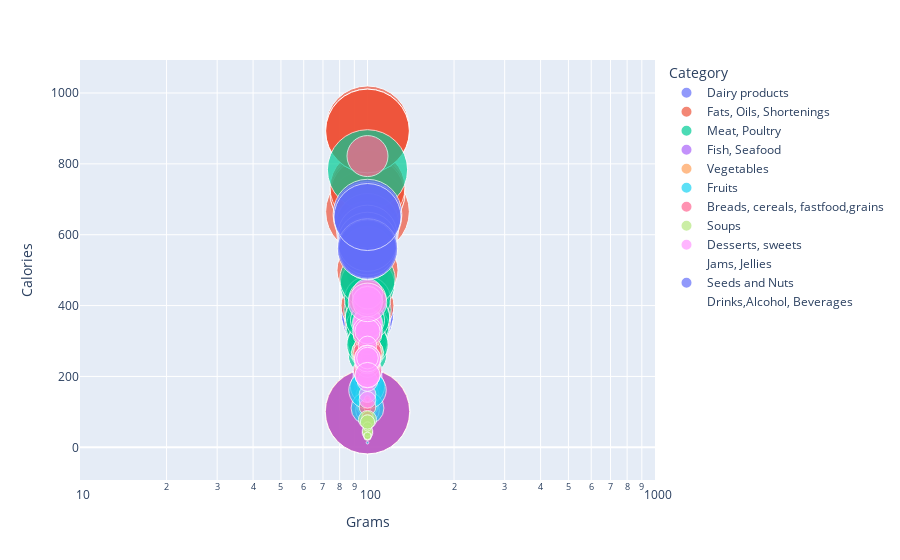

The code cell stored with this chart in its notebook:
### Code cell
# Example for a plotly express graph:

fig = px.scatter(
    base_df,
    x="Grams",
    y="Calories",
    size="Fat",
    color="Category",
    hover_name="Protein",
    log_x=True,
    size_max=60,
)
fig

### Figure 1 — Plotly figure (JSON) as saved in the notebook; plotly's stock layout.template omitted (floating-point values rounded to 4 significant figures)
{"data": [{"hovertemplate": "<b>%{hovertext}</b><br><br>Category=Dairy products<br>Grams=%{x}<br>Calories=%{y}<br>Fat=%{marker.size}<extra></extra>", "hovertext": [3.3, 3.7, 3.7, 6.3, 6.3, 26.2, 35.3, 35.3, 3.3, 4.4, 3.2, 7.2, 3.6, 5.2, 3.2, 4.7, 3.3, 1.7, 13.3, 16.9, 23.5, 25, 7.1, 25, 21.4, 25, 12, 10.2], "legendgroup": "Dairy products", "marker": {"color": "#636efa", "size": [4.1, 0, 2, 7.9, 3, 27.2, 0, 0, 4.1, 4.4, 4.4, 1.6, 4, 5.6, 9.6, 5.3, 12.5, 37, 4.9, 0, 35.3, 33.9, 39.3, 32.1, 32.1, 28.6, 12, 12.5], "sizemode": "area", "sizeref": 0.02853, "symbol": "circle"}, "mode": "markers", "name": "Dairy products", "orientation": "v", "showlegend": true, "type": "scatter", "x": [100, 100, 100, 100, 100, 100, 100, 100, 100, 100, 100, 100, 100, 100, 100, 100, 100, 100, 100, 100, 100, 100, 100, 100, 100, 100, 100, 100], "xaxis": "x", "y": [67.6, 36.6, 51.6, 136.9, 96.8, 500, 341.2, 341.2, 67.6, 127.8, 93.3, 51.2, 110.9, 114.9, 159.6, 144.7, 141.7, 361.3, 106.7, 86.7, 411.8, 403.6, 375, 375, 375, 375, 150, 171.9], "yaxis": "y"}, {"hovertemplate": "<b>%{hovertext}</b><br><br>Category=Fats, Oils, Shortenings<br>Grams=%{x}<br>Calories=%{y}<br>Fat=%{marker.size}<extra></extra>", "hovertext": [17.6, 0, 101.8, 101.8, 0, 0, 0, 0, 0, 0, 0, 0, 0, 0], "legendgroup": "Fats, Oils, Shortenings", "marker": {"color": "#EF553B", "size": [29.4, 78.6, 102.7, 102.7, 100, 100, 81.3, 78.6, 80, 100, 100, 100, 40, 53.3], "sizemode": "area", "sizeref": 0.02853, "symbol": "circle"}, "mode": "markers", "name": "Fats, Oils, Shortenings", "orientation": "v", "showlegend": true, "type": "scatter", "x": [100, 100, 100, 100, 100, 100, 100, 100, 100, 100, 100, 100, 100, 100], "xaxis": "x", "y": [352.9, 714.3, 100.9, 100.9, 665, 901.8, 719.6, 714.3, 733.3, 892.9, 892.9, 892.9, 400, 500], "yaxis": "y"}, {"hovertemplate": "<b>%{hovertext}</b><br><br>Category=Meat, Poultry<br>Grams=%{x}<br>Calories=%{y}<br>Fat=%{marker.size}<extra></extra>", "hovertext": [5, 25, 27.1, 24.7, 28.2, 18.8, 23.5, 28.2, 25.9, 14.1, 33.9, 7.9, 6.4, 27.1, 29.4, 25, 22, 16, 20.9, 23.3, 21.2, 16, 18.8, 22.8, 14, 24.7, 18, 27, 27.1, 15.3], "legendgroup": "Meat, Poultry", "marker": {"color": "#00cc96", "size": [91.7, 50, 18.8, 20, 11.8, 42.4, 31.8, 14.1, 11.8, 9.4, 7.1, 12.3, 4.3, 10.6, 17.6, 20, 14, 28, 30.4, 16.3, 27.1, 21, 25.9, 22.8, 24.6, 28.2, 44, 15, 10.6, 16.5], "sizemode": "area", "sizeref": 0.02853, "symbol": "circle"}, "mode": "markers", "name": "Meat, Poultry", "orientation": "v", "showlegend": true, "type": "scatter", "x": [100, 100, 100, 100, 100, 100, 100, 100, 100, 100, 100, 100, 100, 100, 100, 100, 100, 100, 100, 100, 100, 100, 100, 100, 100, 100, 100, 100, 100, 100], "xaxis": "x", "y": [783.3, 593.8, 288.2, 288.2, 217.6, 458.8, 388.2, 258.8, 217.6, 141.2, 205.4, 211.5, 78.7, 217.6, 288.2, 290, 140, 370, 417.4, 365.1, 335.3, 260, 341.2, 298.2, 289.5, 364.7, 475, 265, 217.6, 358.8], "yaxis": "y"}, {"hovertemplate": "<b>%{hovertext}</b><br><br>Category=Fish, Seafood<br>Grams=%{x}<br>Calories=%{y}<br>Fat=%{marker.size}<extra></extra>", "hovertext": [14.1, 28, 16.5, 17, 30, 18.8, 26, 22, 18, 21.2, 100.9, 22.4, 20, 25.9, 18, 23.5, 27.1, 27, 29.4], "legendgroup": "Fish, Seafood", "marker": {"color": "#ab63fa", "size": [1.2, 5, 2.4, 8.9, 8, 5.9, 8, 13, 1, 10.6, 101.3, 7.1, 5.9, 10.6, 8, 11.8, 1.2, 6, 8.2], "sizemode": "area", "sizeref": 0.02853, "symbol": "circle"}, "mode": "markers", "name": "Fish, Seafood", "orientation": "v", "showlegend": true, "type": "scatter", "x": [100, 100, 100, 100, 100, 100, 100, 100, 100, 100, 100, 100, 100, 100, 100, 100, 100, 100, 100], "xaxis": "x", "y": [102.4, 170, 105.9, 178.6, 200, 158.8, 182, 211, 92, 182.4, 100.4, 147.1, 141.2, 211.8, 104, 200, 129.4, 180, 200], "yaxis": "y"}, {"hovertemplate": "<b>%{hovertext}</b><br><br>Category=Vegetables<br>Grams=%{x}<br>Calories=%{y}<br>Fat=%{marker.size}<extra></extra>", "hovertext": [2, 1, 0.8, 5, 8.3, 5.5, 5.8, 2, 2, 7.3, 3.3, 4.6, 0.7, 1.2, 0.7, 0.9, 0, 2.5, 1, 2.5, 1.3, 3.3, 3, 2.5, 0, 2.8, 1.1, 1.8, 3.6, 1.4, 3.3, 7.5, 1, 0, 1.7, 2.1, 1, 1, 0, 0, 1.3, 3, 5, 5, 8, 3, 0, 1, 12.7, 2, 0, 2, 4, 6, 2, 5, 0, 0, 11, 3, 0.5, 2, 1.8, 1.1, 0.8, 0.7, 0.8, 0, 2.8, 0.6], "legendgroup": "Vegetables", "marker": {"color": "#FFA15A", "size": [0, 0, 0, 0, 0, 3, 0.4, 0, 0, 0, 0, 0, 0, 0, 0, 0, 0, 0, 0, 0, 0, 0, 1, 0, 0, 0.6, 0, 0, 0.9, 0, 0, 0, 0, 0, 0, 0, 0, 0, 0, 0, 0.6, 0, 0, 0, 0, 0, 0, 0, 6, 0, 11.7, 6, 14, 8, 0, 35, 0, 0, 5.5, 0, 0, 0, 0.9, 3.4, 0, 0, 0, 0, 0.7, 0], "sizemode": "area", "sizeref": 0.02853, "symbol": "circle"}, "mode": "markers", "name": "Vegetables", "orientation": "v", "showlegend": true, "type": "scatter", "x": [100, 100, 100, 100, 100, 100, 100, 100, 100, 100, 100, 100, 100, 100, 100, 100, 100, 100, 100, 100, 100, 100, 100, 100, 100, 100, 100, 100, 100, 100, 100, 100, 100, 100, 100, 100, 100, 100, 100, 100, 100, 100, 100, 100, 100, 100, 100, 100, 100, 100, 100, 100, 100, 100, 100, 100, 100, 100, 100, 100, 100, 100, 100, 100, 100, 100, 100, 100, 100, 100], "xaxis": "x", "y": [60, 18.8, 20, 87.5, 135.4, 125, 88.5, 34, 27, 0.6, 30, 46.2, 21.3, 23.5, 30, 40.9, 40, 25, 20, 12.5, 20, 34, 92, 85, 12, 44.4, 16.7, 17.5, 40.9, 28.6, 32, 106, 14, 13, 10, 21.4, 32, 38.1, 44, 4, 61.3, 66, 70, 68, 115, 53, 26.3, 25, 170, 100, 258.3, 115, 268, 145, 80, 550, 20, 32, 130, 26, 16.7, 47.5, 140.9, 134.3, 20.8, 20, 20.8, 88.2, 31, 25.8], "yaxis": "y"}, {"hovertemplate": "<b>%{hovertext}</b><br><br>Category=Fruits<br>Grams=%{x}<br>Calories=%{y}<br>Fat=%{marker.size}<extra></extra>", "hovertext": [2, 0, 0, 0, 0, 0.8, 5.3, 0.9, 0.4, 1.9, 0.7, 1.4, 0.4, 0.3, 0.8, 0.9, 0, 2.2, 4.8, 1.8, 0.9, 0.4, 0.4, 0.4, 0.4, 0.7, 0.6, 0.4, 0, 0, 0, 1.5, 1.5, 1.1, 0.8, 1, 0.5, 0.4, 0.9, 0.4, 0.5, 0.8, 0, 0.4, 0.7, 0.4, 0.4, 0, 1.1, 0.4, 2.3, 0, 0, 0.4, 0.4, 0, 0.9, 0.2], "legendgroup": "Fruits", "marker": {"color": "#19d3f3", "size": [0, 0, 0, 0, 0, 0, 0, 0, 0, 16.7, 0, 0.7, 0, 0, 0.4, 0, 0, 0, 0, 0, 0, 0, 0, 0, 0, 0, 0, 0, 0, 0, 0, 15.4, 20, 0, 0, 0, 0, 0, 0, 0, 0.5, 0, 0, 0, 0, 0, 0, 0, 0.4, 0, 0, 0, 0, 0, 0, 0, 0, 0.1], "sizemode": "area", "sizeref": 0.02853, "symbol": "circle"}, "mode": "markers", "name": "Fruits", "orientation": "v", "showlegend": true, "type": "scatter", "x": [100, 100, 100, 100, 100, 100, 100, 100, 100, 100, 100, 100, 100, 100, 100, 100, 100, 100, 100, 100, 100, 100, 100, 100, 100, 100, 100, 100, 100, 100, 100, 100, 100, 100, 100, 100, 100, 100, 100, 100, 100, 100, 100, 100, 100, 100, 100, 100, 100, 100, 100, 100, 100, 100, 100, 100, 100, 100], "xaxis": "x", "y": [18, 50, 14, 53.8, 41.7, 88, 293.3, 48.2, 56, 171.3, 56.7, 59, 98, 10.5, 38.9, 57, 191.3, 283.7, 285.7, 78.9, 113, 76.2, 68, 17.5, 40, 45.8, 62.5, 64, 24, 195.5, 185.8, 110.8, 161.5, 33.3, 44.8, 157.1, 37.5, 77.8, 30.7, 76.5, 54.9, 60, 77.9, 78.8, 53.6, 48, 72.3, 50, 111.1, 70.8, 261.4, 100, 57, 142.6, 106.6, 36.2, 35.1, 13], "yaxis": "y"}, {"hovertemplate": "<b>%{hovertext}</b><br><br>Category=Breads, cereals, fastfood,grains<br>Grams=%{x}<br>Calories=%{y}<br>Fat=%{marker.size}<extra></extra>", "hovertext": [7.9, 12, 8.7, 8.7, 8.6, 10.6, 8.7, 6, 8, 3.3, 7.6, 7.1, 9.1, 1.3, 35.5, 10.9, 10.8, 3.6, 8.2, 8.3, 4.4, 2.1, 6.5, 6.5, 10.7, 10.7, 0, 3.6, 7.2, 7.5, 7.3, 6.7, 12, 6, 7.9, 10, 5.2, 2.4, 1.6, 10.7, 10.7, 25, 30.8, 13.3, 6], "legendgroup": "Breads, cereals, fastfood,grains", "marker": {"color": "#FF6692", "size": [10.5, 0, 4.3, 4.3, 3.3, 3.1, 4.3, 8, 0, 0, 3.4, 7.1, 9.1, 0, 20, 0.9, 1.7, 0.7, 11.4, 10.4, 1.3, 1.3, 8.3, 8.3, 8, 25, 0, 0, 1.4, 0, 0, 0, 12, 24, 5.3, 2.5, 4, 2, 1.6, 3.6, 12, 10.3, 10.8, 3.3, 0.5], "sizemode": "area", "sizeref": 0.02853, "symbol": "circle"}, "mode": "markers", "name": "Breads, cereals, fastfood,grains", "orientation": "v", "showlegend": true, "type": "scatter", "x": [100, 100, 100, 100, 100, 100, 100, 100, 100, 100, 100, 100, 100, 100, 100, 100, 100, 100, 100, 100, 100, 100, 100, 100, 100, 100, 100, 100, 100, 100, 100, 100, 100, 100, 100, 100, 100, 100, 100, 100, 100, 100, 100, 100, 100], "xaxis": "x", "y": [342.1, 468, 260.9, 239.1, 269.8, 242.3, 239.1, 200, 440, 49.6, 305.1, 392.9, 409.1, 44.1, 418.2, 363.6, 325, 110.7, 215.9, 281.3, 125, 63.6, 231.5, 231.5, 240, 542.9, 392.9, 375, 359.6, 362, 362.3, 383.3, 264, 822, 302.6, 255, 114, 84, 86.8, 357.1, 320, 360.3, 400, 343.3, 137.5], "yaxis": "y"}, {"hovertemplate": "<b>%{hovertext}</b><br><br>Category=Soups<br>Grams=%{x}<br>Calories=%{y}<br>Fat=%{marker.size}<extra></extra>", "hovertext": [3.2, 2.4, 2.1, 1.6, 2, 2.7, 2.4, 3.2, 2.4, 1.6], "legendgroup": "Soups", "marker": {"color": "#B6E880", "size": [2, 1.6, 0, 0.8, 0.8, 4.7, 1.6, 1.2, 2.9, 0.8], "sizemode": "area", "sizeref": 0.02853, "symbol": "circle"}, "mode": "markers", "name": "Soups", "orientation": "v", "showlegend": true, "type": "scatter", "x": [100, 100, 100, 100, 100, 100, 100, 100, 100, 100], "xaxis": "x", "y": [76, 40, 10, 30, 33.3, 78.4, 46, 58.8, 71.4, 32], "yaxis": "y"}, {"hovertemplate": "<b>%{hovertext}</b><br><br>Category=Desserts, sweets<br>Grams=%{x}<br>Calories=%{y}<br>Fat=%{marker.size}<extra></extra>", "hovertext": [1, 5.5, 7.5, 4.2, 6, 6.7, 3.6, 7.3, 7.5, 0, 0, 0, 0, 3.3, 3.6, 0, 6.1, 1.7, 0, 0, 2.2, 2.2, 5.4, 3.3, 2.2, 3.8, 0, 0, 4], "legendgroup": "Desserts, sweets", "marker": {"color": "#FF97FF", "size": [4, 6, 0, 11.7, 6, 13.3, 12.7, 9.1, 5, 12, 13.3, 13.3, 0, 0, 10.7, 0, 21.2, 0, 0, 0, 9.6, 9.6, 8.5, 10, 6.7, 9.2, 0, 0, 4], "sizemode": "area", "sizeref": 0.02853, "symbol": "circle"}, "mode": "markers", "name": "Desserts, sweets", "orientation": "v", "showlegend": true, "type": "scatter", "x": [100, 100, 100, 100, 100, 100, 100, 100, 100, 100, 100, 100, 100, 100, 100, 100, 100, 100, 100, 100, 100, 100, 100, 100, 100, 100, 100, 100, 100], "xaxis": "x", "y": [150, 187, 275, 350, 320, 350, 327.3, 327.3, 287.5, 416, 433.3, 411.1, 321.4, 326.7, 517.9, 200, 409.1, 64.9, 83.3, 78, 244.4, 251.9, 203.8, 250, 251.9, 203.8, 385, 416.7, 134], "yaxis": "y"}, {"hovertemplate": "<b>%{hovertext}</b><br><br>Category=Jams, Jellies<br>Grams=%{x}<br>Calories=%{y}<br>Fat=%{marker.size}<extra></extra>", "hovertext": [0, 0, 0, 0, 0, 0, 0, 0], "legendgroup": "Jams, Jellies", "marker": {"color": "#FECB52", "size": [0, 0, 0, 0, 0, 0, 0, 0], "sizemode": "area", "sizeref": 0.02853, "symbol": "circle"}, "mode": "markers", "name": "Jams, Jellies", "orientation": "v", "showlegend": true, "type": "scatter", "x": [100, 100, 100, 100, 100, 100, 100, 100], "xaxis": "x", "y": [285.7, 275, 250, 225, 250, 370.5, 250, 275], "yaxis": "y"}, {"hovertemplate": "<b>%{hovertext}</b><br><br>Category=Seeds and Nuts<br>Grams=%{x}<br>Calories=%{y}<br>Fat=%{marker.size}<extra></extra>", "hovertext": [18.6, 18.6, 14.3, 17.1, 2, 24, 26, 26, 9.6, 18, 24, 14], "legendgroup": "Seeds and Nuts", "marker": {"color": "#636efa", "size": [54.3, 57.1, 67.1, 45.7, 40, 50, 48, 50, 67.3, 48, 52, 64], "sizemode": "area", "sizeref": 0.02853, "symbol": "circle"}, "mode": "markers", "name": "Seeds and Nuts", "orientation": "v", "showlegend": true, "type": "scatter", "x": [100, 100, 100, 100, 100, 100, 100, 100, 100, 100, 100, 100], "xaxis": "x", "y": [607.1, 627.1, 652.9, 560, 548, 600, 568, 580, 659.6, 560, 560, 650], "yaxis": "y"}, {"hovertemplate": "<b>%{hovertext}</b><br><br>Category=Drinks,Alcohol, Beverages<br>Grams=%{x}<br>Calories=%{y}<br>Fat=%{marker.size}<extra></extra>", "hovertext": [0, 0, 0, 0, 0, 0, 0, 0, 0, 0, 0, 0], "legendgroup": "Drinks,Alcohol, Beverages", "marker": {"color": "#EF553B", "size": [0, 0, 0, 0, 0, 0, 0, 0, 0, 0, 0, 0], "sizemode": "area", "sizeref": 0.02853, "symbol": "circle"}, "mode": "markers", "name": "Drinks,Alcohol, Beverages", "orientation": "v", "showlegend": true, "type": "scatter", "x": [100, 100, 100, 100, 100, 100, 100, 100, 100, 100, 100, 100], "xaxis": "x", "y": [47.5, 250, 136.7, 83.3, 0, 0, 39.6, 46.5, 30.3, 40.5, 1.3, 1.7], "yaxis": "y"}], "layout": {"legend": {"itemsizing": "constant", "title": {"text": "Category"}, "tracegroupgap": 0}, "margin": {"t": 60}, "xaxis": {"anchor": "y", "domain": [0, 1], "title": {"text": "Grams"}, "type": "log"}, "yaxis": {"anchor": "x", "domain": [0, 1], "title": {"text": "Calories"}}}}
